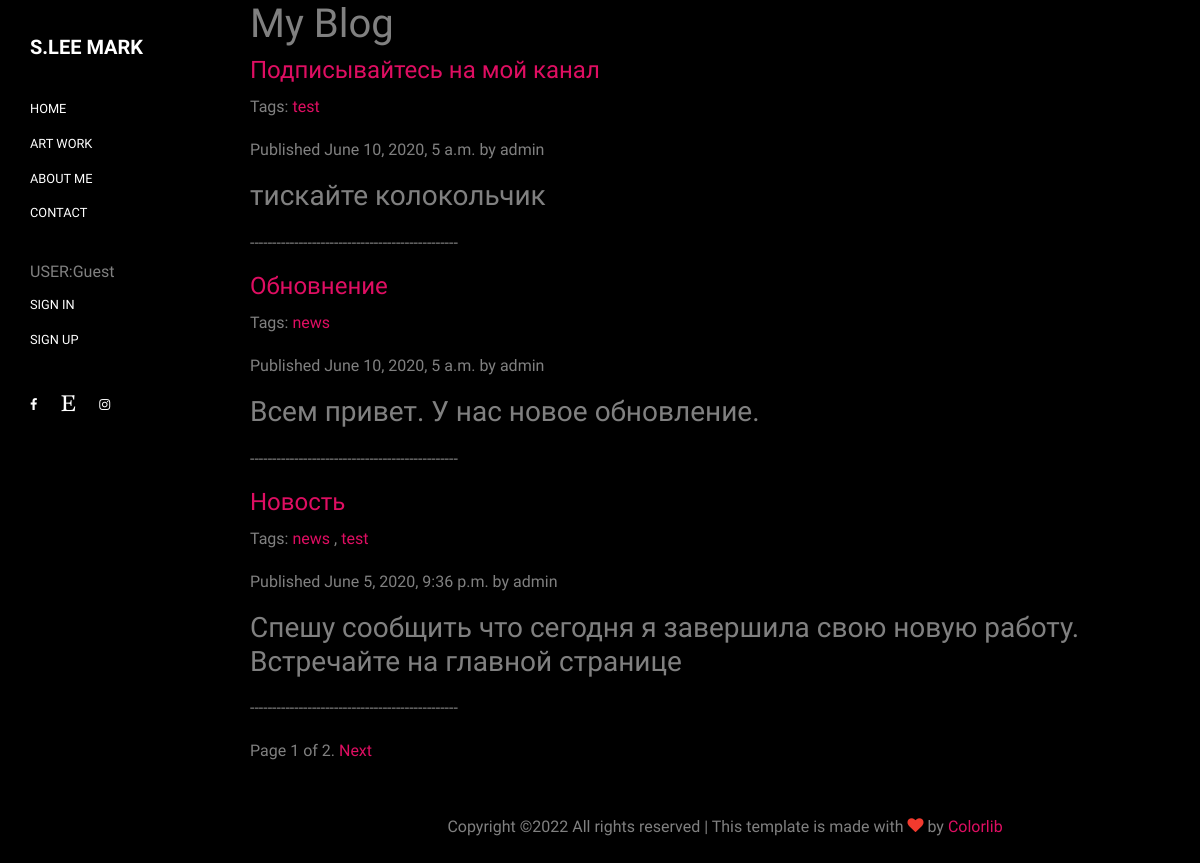
Screenshot of /blog/ with the database file from the repository.
### blog/models.py (models this page shows, shortened)
class Post(models.Model):
    STATUS_CHOICES = (
        ('draft', 'Draft'),
        ('published', 'Published'),
    )
    title = models.CharField(max_length=250)
    slug = models.SlugField(max_length=250,
                            unique_for_date='publish')
    author = models.ForeignKey(User,
                               on_delete=models.CASCADE,
                               related_name='blog_posts')
    body = models.TextField()
    publish = models.DateTimeField(default=timezone.now)
    created = models.DateTimeField(auto_now_add=True)
    updated = models.DateTimeField(auto_now=True)
    status = models.CharField(max_length=10,
                              choices=STATUS_CHOICES,
                              default='draft')
    objects = models.Manager()  # The default manager.
    published = PublishedManager()  # Our custom manager.
    tags = TaggableManager()
    class Meta:
        ordering = ('-publish',)
    def get_absolute_url(self):
        return reverse('blog:post_detail',
                       args=[self.publish.year,
                             self.publish.month,
                             self.publish.day,
                             self.slug])

### blog/views.py (the view)
# urls.py: path('', views.post_list, name='post_list'),
def post_list(request, tag_slug=None):
    object_list = Post.published.all()
    tag = None
    if tag_slug:
        tag = get_object_or_404(Tag, slug=tag_slug)
        object_list = object_list.filter(tags__in=[tag])
    paginator = Paginator(object_list, 3)  # 3 posts in each page
    page = request.GET.get('page')
    if page is None: page = '1'
    try:
        posts = paginator.page(page)
    except PageNotAnInteger:
        posts = paginator.page(1)
    except EmptyPage:
        posts = paginator.page(paginator.num_pages)
    data = {'page': page, 'posts': posts, 'tag': tag}
    print(data)
    return render(request, 'blog/post/list.html', data)

### blog/models.py (called while the page is built)
    def get_queryset(self):
        return super(PublishedManager, self).get_queryset().filter(status='published')

### templates/blog/post/list.html (shortened to what this page needs)
{% extends "layouts/base.html" %}
{% block content %}
  <h1>My Blog</h1>
  {% for post in posts %}
    <h4>
      <a href="{{ post.get_absolute_url }}">
        {{ post.title }}
      </a>
    </h4>
    <p class="tags">
      Tags:
      {% for tag in post.tags.all %}
        <a href="{% url "blog:post_list_by_tag" tag.slug %}">
          {{ tag.name }}
        </a>
        {% if not forloop.last %}, {% endif %}
      {% endfor %}
    </p>
    <p class="date">
      Published {{ post.publish }} by {{ post.author }}
    </p>
    <h3>{{ post.body|truncatewords:30|linebreaks }}</h3>
      <p>-----------------------------------------------</p>
  {% endfor %}
  {% include "pagination.html" with page=posts %}
{% endblock %}

### static/css/style.css (style rules this page uses)
body { line-height:1.7;color:gray;font-weight:400;font-size:1rem;background:#000 }
a { -webkit-transition:.3s all ease;-o-transition:.3s all ease;transition:.3s all ease }
.h1,.h2,.h3,.h4,.h5,h1,h2,h3,h4,h5 { font-family:"Oswald", arial, sans-serif }

### rows the page displays
Post: title "Подписывайтесь на мой канал", publish "June 10, 2020, 5 a.m.", author "admin", body "тискайте колокольчик"
Tag: name "test"
Post: title "Обновнение", publish "June 10, 2020, 5 a.m.", author "admin", body "Всем привет. У нас новое обновление."
Tag: name "news"
Post: title "Новость", publish "June 5, 2020, 9:36 p.m.", author "admin", body "Спешу сообщить что сегодня я завершила свою новую работу. Встречайте на главной странице"

### other values shown
{{ page.number }} "1"
{{ page.paginator.num_pages }} "2"
